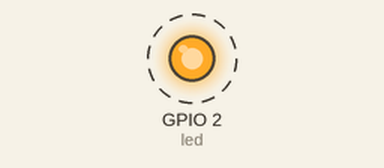
Recording of a sketch running on a simulated ESP32. Parts: output pins drawn as LEDs (lit = HIGH). Dashed ring = blinking. What the sketch prints to the serial monitor is not drawn.

Above: at 0.5 s.
Timing chart, 0 to 4.6 s (numbered marks = the images above):
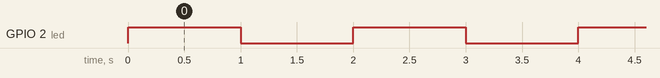

The sketch:

blink_bool.ino
```cpp
#define led 2

boolean change=false;
int measurement=0;

void setup() {
  Serial.begin(230400);
  while(!Serial);
  Serial.println("\nbegin of the code!!");
  pinMode(led, OUTPUT);

  /*to read the internal hall sensor*/

}

void loop() {
  change^=1;
  Serial.println(change);

readHall:
  measurement = hallRead();
  Serial.println(measurement);

  digitalWrite(led, change);
  delay(1000);
}
```

Measured:
- by itself, GPIO 2 (led): alternates HIGH for 1.0 s and LOW for 1.0 s
